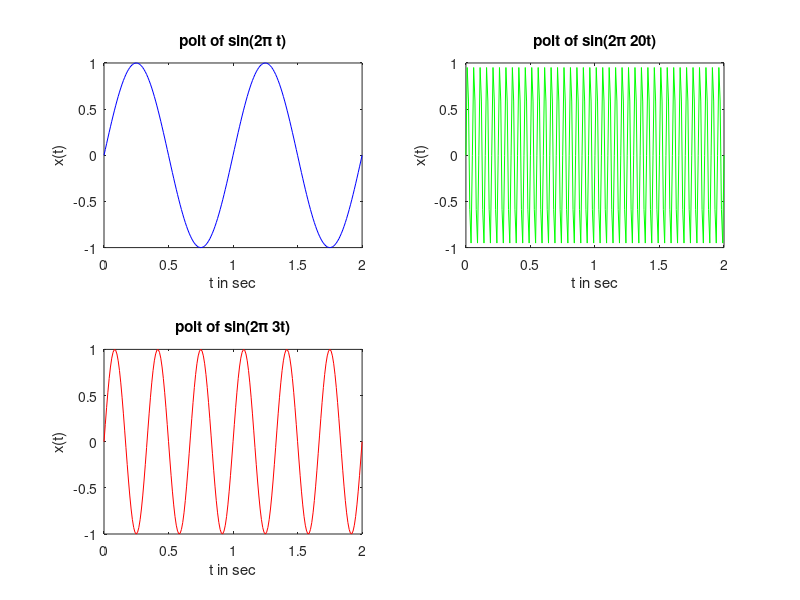

This chart was generated by the following MATLAB code:
t=0:0.01:2;

x=sin(2*pi*t);
subplot(2,2,1);plot(t,x,'b');
xlabel('t in sec');ylabel('x(t)');
title('polt of sin(2\pi t)');

x=sin(2*pi*20*t);
subplot(2,2,2);plot(t,x,'g');
xlabel('t in sec');ylabel('x(t)');
title('polt of sin(2\pi 20t)');

x=sin(2*pi*3*t);
subplot(2,2,3);plot(t,x,'r');
xlabel('t in sec');ylabel('x(t)');
title('polt of sin(2\pi 3t)');
